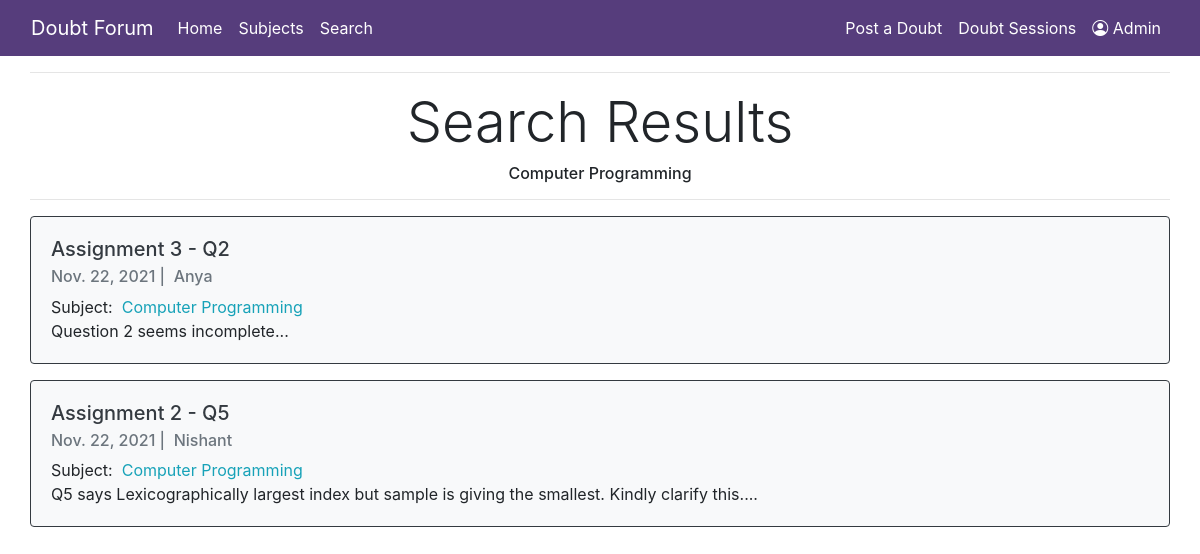
Page /Computer Programming/ on the committed database.
### DoubtForum/models.py (models this page shows, shortened)
class Subject(models.Model):
    name = models.CharField(max_length=20)

class Doubt(models.Model):
    author = models.CharField(max_length=20)
    title = models.CharField(max_length=160)
    body = models.TextField()
    link = models.CharField(max_length=50, null=True, blank=True)
    created_on = models.DateTimeField(auto_now_add=True)
    subject = models.ManyToManyField('Subject', related_name='doubts')

### DoubtForum/views.py (the view)
# urls.py: path('<tag>/', tagged_doubts, name='tagged_doubts')
def tagged_doubts(request, tag):
    doubts = Doubt.objects.filter(
        subject__name__contains=tag
    ).order_by(
        '-created_on'
    )
    context = {
        "query": tag,
        "doubts": doubts
    }
    return render(request, "searchResults.html", context)

### templates/searchResults.html (shortened to what this page needs)
<!DOCTYPE html>
    {% extends "base.html" %}
    {% block page_content %}
    <div class="col-md-12">
        <hr>
        <div class="page-header text-center mt-3">
            <h1 class="display-4">Search Results</h1>
            <h6>{{ query }}</h6>
        </div>
        <hr>
        {% for doubt in doubts %}
        <div class="card border-dark bg-light mb-3">
            <div class="card-body">
                <h5 class="card-title"><a href="{% url 'doubt_complete' doubt.pk%}" class="text-dark">{{ doubt.title }}</a></h5>
                <h6 class="card-subtitle mb-2 text-muted">
                    {{ doubt.created_on.date }} |&nbsp; {{ doubt.author }} </h6>
                    Subject:&nbsp;
                    {% for tag in doubt.subject.all %}
                    <a href="{% url 'tagged_doubts' tag.name %}" class="text-info">
                        {{ tag.name }}
                    </a>&nbsp;
                    {% endfor %}
                <p class="card-text">{{ doubt.body | slice:":400" }}...</p>
            </div>
        </div>
        {% endfor %}
    </div>
    {% endblock %}

### rows in the picture
Subject: name "Computer Programming"
Doubt: title "Assignment 3 - Q2", created_on "Nov. 22, 2021", author "Anya", body "Question 2 seems incomplete"
Doubt: title "Assignment 2 - Q5", created_on "Nov. 22, 2021", author "Nishant", body "Q5 says Lexicographically largest index but sample is giving the smallest. Kindly clarify this."
